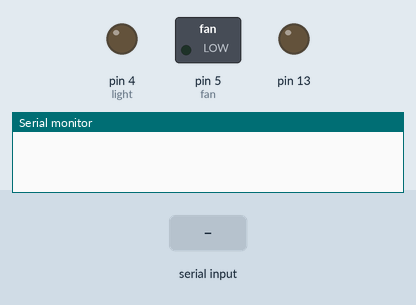
The sketch below on a simulated Arduino Uno, built with avr-gcc and run on an emulated ATmega328P. Shown: switched loads named in the sketch (green lamp = pin HIGH), output pins drawn as LEDs (lit = HIGH), the last lines printed to the serial monitor. Inputs (shaded band) come from the test bench.

Above: at 1.2 s.
1.3 s: "2\n" received over Serial
At 2.5 s:
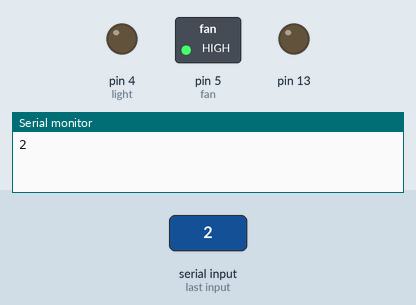
2.8 s: byte 49 ('1') received over Serial
At 3.7 s:
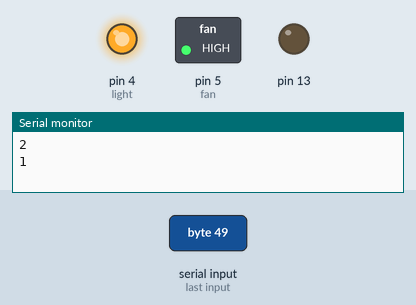
4.3 s: byte 51 ('3') received over Serial
At 4.8 s:
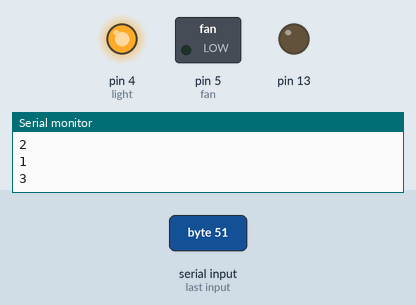
5.8 s: "0\n" received over Serial
At 7.0 s:
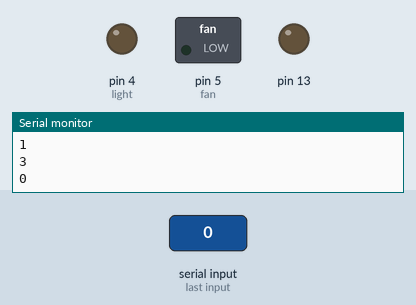
7.3 s: "1\n" received over Serial
At 8.3 s:
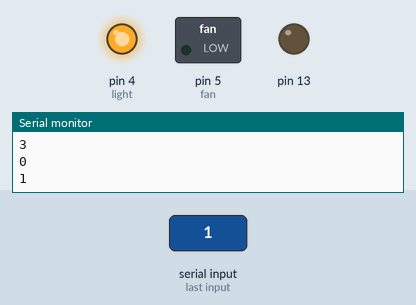
Timing chart, 0 to 9.8 s (numbered marks = the images above; inputs shaded):
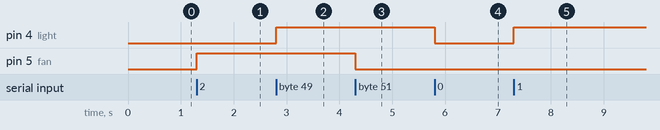

Measured:
- after the input at 1.3 s, pin 5 (fan): LOW → HIGH at once
- after the input at 2.8 s, pin 4 (light): LOW → HIGH at once
- after the input at 4.3 s, pin 5 (fan): HIGH → LOW at once
- after the input at 5.8 s, pin 4 (light): HIGH → LOW at once
- after the input at 7.3 s, pin 4 (light): LOW → HIGH at once

The sketch:

Home_Auto.ino
```cpp
char data = 0;
int light=4;
int fan=5;
void setup()
{
  Serial.begin(9600);
  pinMode(13, OUTPUT);
  pinMode(light, OUTPUT);
  pinMode(fan, OUTPUT);
}
void loop()
{
  if(Serial.available() > 0)
  {
    data = Serial.read();
    Serial.print(data);
    Serial.print("\n");
    if(data == '2')
     {
      digitalWrite(fan,HIGH);
      }
    else if(data == '3')
      {
      digitalWrite(fan,LOW);
      }
      else if(data=='1'){
      digitalWrite(light, HIGH);
      }

      else if(data=='0'){
      digitalWrite(light, LOW);
      }
  }

}
```
